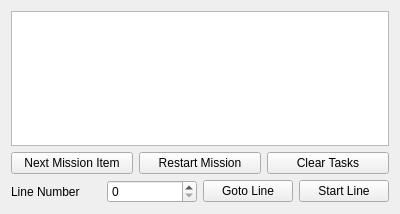
<?xml version="1.0" encoding="UTF-8"?>
<ui version="4.0">
 <class>MissionManager</class>
 <widget class="QWidget" name="MissionManager">
  <property name="geometry">
   <rect>
    <x>0</x>
    <y>0</y>
    <width>400</width>
    <height>214</height>
   </rect>
  </property>
  <property name="windowTitle">
   <string>Mission Manager</string>
  </property>
  <layout class="QVBoxLayout" name="verticalLayout">
   <item>
    <widget class="QTextBrowser" name="missionStatusTextBrowser">
     <property name="minimumSize">
      <size>
       <width>0</width>
       <height>20</height>
      </size>
     </property>
     <property name="contextMenuPolicy">
      <enum>Qt::CustomContextMenu</enum>
     </property>
    </widget>
   </item>
   <item>
    <layout class="QHBoxLayout" name="horizontalLayout_4">
     <item>
      <widget class="QPushButton" name="nextMissionItemPushButton">
       <property name="text">
        <string>Next Mission Item</string>
       </property>
      </widget>
     </item>
     <item>
      <widget class="QPushButton" name="restartMissionPushButton">
       <property name="text">
        <string>Restart Mission</string>
       </property>
      </widget>
     </item>
     <item>
      <widget class="QPushButton" name="clearTasksPushButton">
       <property name="text">
        <string>Clear Tasks</string>
       </property>
      </widget>
     </item>
    </layout>
   </item>
   <item>
    <layout class="QHBoxLayout" name="horizontalLayout">
     <item>
      <widget class="QLabel" name="lineNumberLabel">
       <property name="text">
        <string>Line Number</string>
       </property>
      </widget>
     </item>
     <item>
      <widget class="QSpinBox" name="lineNumberSpinBox">
       <property name="maximum">
        <number>999999</number>
       </property>
      </widget>
     </item>
     <item>
      <widget class="QPushButton" name="gotoLinePushButton">
       <property name="text">
        <string>Goto Line</string>
       </property>
      </widget>
     </item>
     <item>
      <widget class="QPushButton" name="startLinePushButton">
       <property name="text">
        <string>Start Line</string>
       </property>
      </widget>
     </item>
    </layout>
   </item>
  </layout>
 </widget>
 <resources/>
 <connections/>
</ui>
